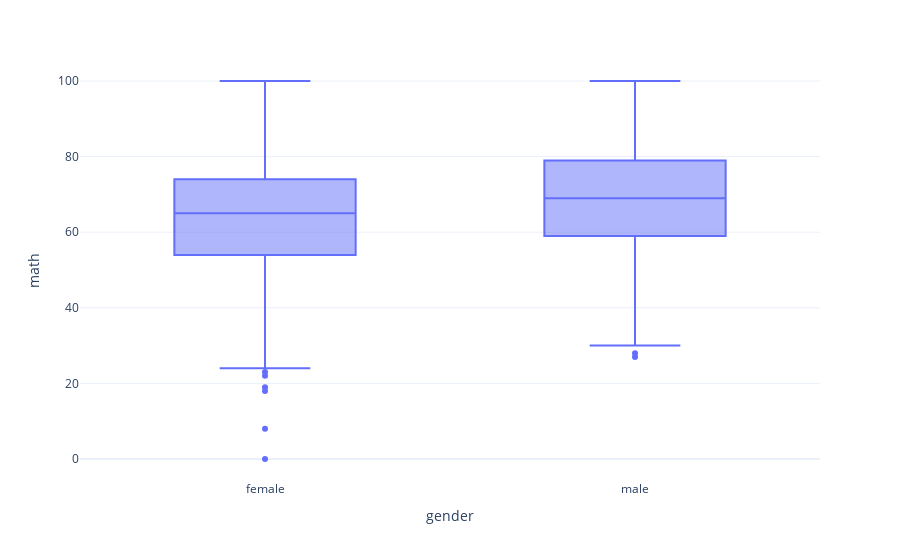

Source (notebook cell):
### Markdown cell above
Don't be fooled by the color, usually male colored by blue, but this time it switched. You can change it if you want, you know how, but for simplicity sake male will colored as red and female is blue. As you can see from the scatter plot male is better with the math subject but female excels in reading. From our marginal plot we also can see, most of female only score average score in math, while male score mostly score below average on reading. 

So the answer for our question is yes, a certain gender excels in certain subject.

#### Question 2

Is there a specific ethnicity that better at math?

Well you know there always a myth that a certain ethnicity better at math. Let's see if that assumtion true. We can use another type of plot, you can guess box plot also you can guess the fuction is 'box'. First let's prove if our first question true, we can check it with box plot, let's see math subject.

### Code cell
fig = px.box(df,
             x='gender', 
             y='math',
             template='plotly_white')
fig.show()

### Figure 1 — Plotly figure (JSON) as saved in the notebook; plotly's stock layout.template omitted (floating-point values rounded to 4 significant figures; data arrays with more than 128 entries replaced by an {"elided": "..."} marker saying what was removed)
{"data": [{"alignmentgroup": "True", "hoverlabel": {"namelength": 0}, "hovertemplate": "gender=%{x}<br>math=%{y}", "legendgroup": "", "marker": {"color": "#636efa"}, "name": "", "notched": false, "offsetgroup": "", "orientation": "v", "showlegend": false, "type": "box", "x": {"elided": "1000 str values"}, "x0": " ", "xaxis": "x", "y": {"elided": "1000 int values"}, "y0": " ", "yaxis": "y"}], "layout": {"boxmode": "group", "legend": {"tracegroupgap": 0}, "margin": {"t": 60}, "xaxis": {"anchor": "y", "domain": [0, 1], "title": {"text": "gender"}}, "yaxis": {"anchor": "x", "domain": [0, 1], "title": {"text": "math"}}}}
